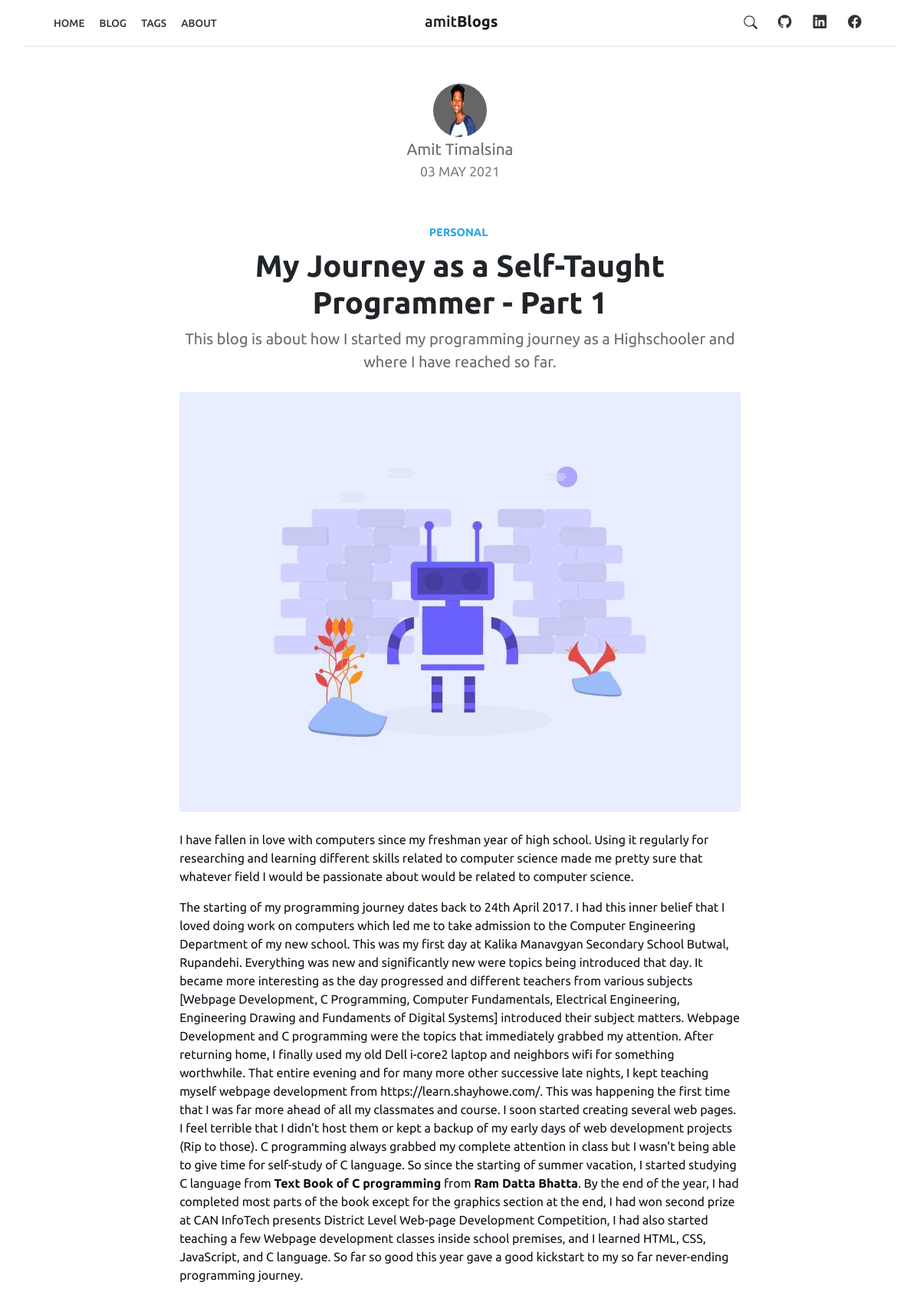
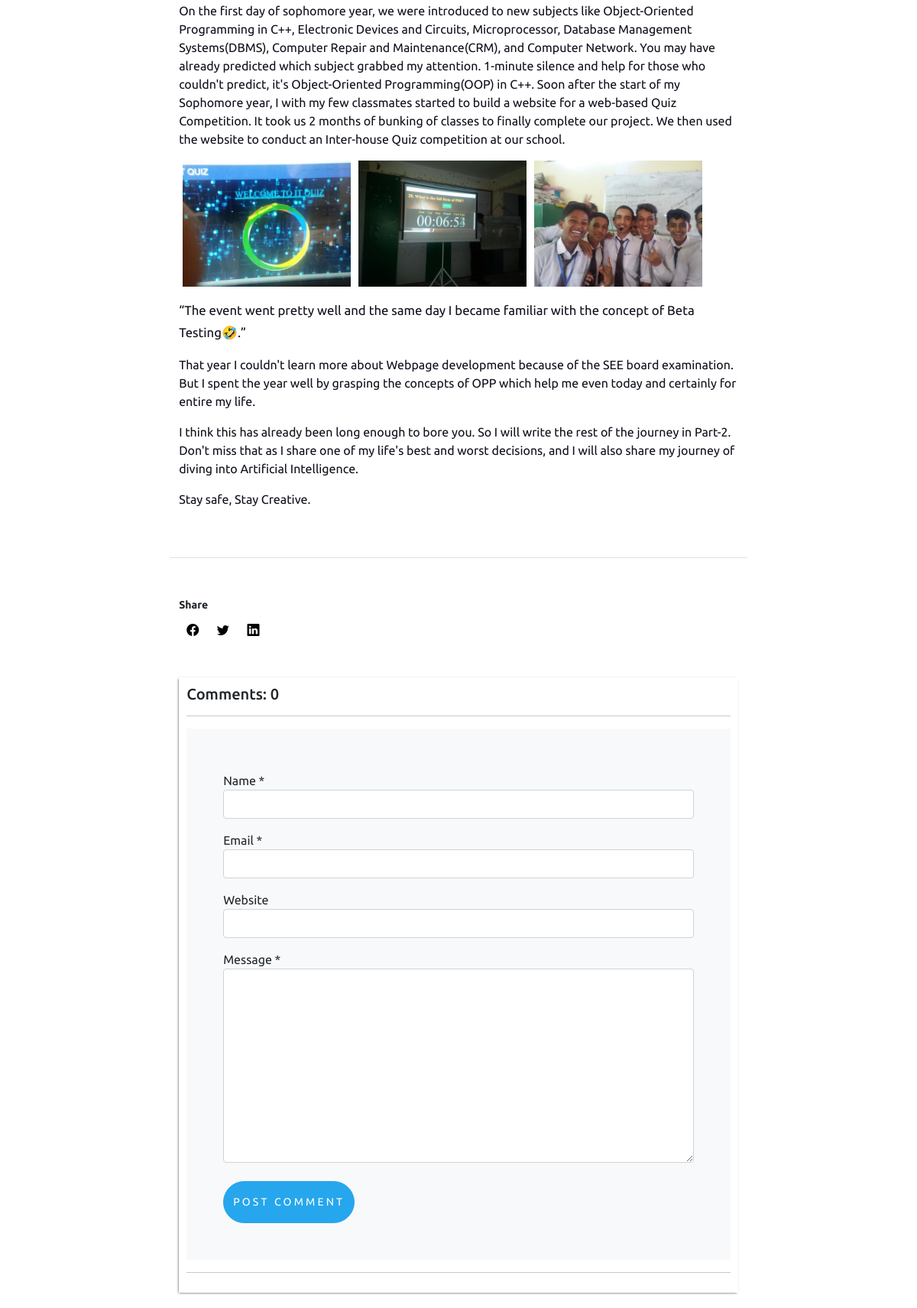
The page /blog/my-journey-as-self-taught-programmer (upper part) on the database its author committed (2 pictures, top to bottom).
### blog/models.py (models this page shows, shortened)
class Post(models.Model):
    author = models.ForeignKey(User, on_delete=models.CASCADE, related_name='posts')
    headline = models.CharField(max_length=200)
    sub_headline = models.CharField(max_length=200, null=True, blank=True)
    thumbnail = models.ImageField(null=True, blank=True, upload_to='images', default='/images/placeholder.png')
    body = RichTextUploadingField(null=True, blank=True)
    created = models.DateTimeField(auto_now_add=True)
    active = models.BooleanField(default=False)
    featured = models.BooleanField(default=False)
    trending = models.BooleanField(default=False)
    latest = models.BooleanField(default=False)
    tags = models.ManyToManyField(Tag, null=True, blank=True)
    slug = models.SlugField(null=True, blank=True)
    class Meta:
        ordering = ['-created']

class Tag(models.Model):
    name = models.CharField(max_length=200)
    slug = models.SlugField(null=True, blank=True)
    class Meta:
        ordering = ['name']
    def __str__(self):
        return self.name

### blog/views.py (the view, shortened to what this page needs)
# urls.py: path('blog/<slug:slug>', post, name='post'),
def post(request, slug):
    post = Post.objects.get(slug=slug)
    related_posts = []
    for tag in post.tags.all():
        related_post = Post.objects.filter(tags__name = tag)
        related_posts.append(related_post)
    context = {'post': post, 'related_posts': related_posts}
    return render(request, 'blog/post.html', context)

### blog/templates/blog/post.html (shortened to what this page needs)
{% extends 'blog/main.html' %}
{% load static %}
{% load readtime %}
{% block content %}
<div class="section post-section py-5">
    <div class="container">
        <div class="row justify-content-center">
            <div class="col-12 col-sm-8">
                <div class="text-center">
                    <img src="{% static 'images/Amit.jpg' %}" alt="Image" class="author-pic img-fluid rounded-circle mx-auto">
                </div>
                <span class="d-block text-center" style="font-size: 1.3rem; color: rgb(105, 105, 105);">{{ post.author.get_full_name }}</span>
                <span class="date d-block text-center small text-uppercase text-black-50 mb-5 fs-5">{{ post.created|date:"d M Y" }}</span>
                <div class="text-center">
                    <ul class="navbar-nav flex-row d-none d-md-flex justify-content-center">
                        {% for tag in post.tags.all %}
                        {% if forloop.last %}
                        <li class="nav-item me-3 me-lg-1">
                            <a class="tag nav-link" style="font-size: 0.9rem; font-weight: 700;" target="_blank" href="{% url 'tag' tag.slug %}">
                                <span>{{ tag }}</span>
                            </a>
                        </li>
                        {% endif %}
                        {% endfor %}
                    </ul>
                </div>
                <h2 class="heading text-center">{{post.headline}}</h2>
                <p class="text-center mb-4" style="font-size: 1.25rem; font-weight: 400; color: rgb(105, 105, 105);">{{post.sub_headline}}</p>
                <img src="{{ post.thumbnail.url }}" alt="Image" class="img-fluid rounded mb-4">
                <div class="row">{{ post.body|safe }}</div>
                <div class="row mt-5 pt-5 border-top">
                    <div class="col-12">
                        <span class="fw-bold text-black small mb-1">Share</span>
                        <ul class="social list-unstyled">
                            <li><a href="#"><i class="bi bi-facebook"></i></a></li>
                            <li><a href="#"><i class="bi bi-twitter"></i></a></li>
                            <li><a href="#"><i class="bi bi-linkedin"></i></a></li>
                        </ul>
                    </div>
                </div>
                <div class="comments-wrapper">
                    <h5>Comments: {{post.postcomment_set.all.count}}</h5>
                    <hr>
                    <form action="" method="POST" class="p-5 bg-light">
                        <div class="form-group py-2">
                            <label for="name">Name *</label>
                            <input type="text" class="form-control" name="name" required>
                        </div>
                        <div class="form-group py-2">
                            <label for="email">Email *</label>
                            <input type="email" class="form-control" name="email" required>
                        </div>
                        <div class="form-group py-2">
                            <label for="website">Website</label>
                            <input type="url" class="form-control" name="website">
                        </div>
                        <div class="form-group py-2">
                            <label for="message">Message *</label>
                            <textarea name="comment" cols="30" rows="10" class="form-control" required></textarea>
                        </div>
                        <div class="form-group mt-3">
                            <input type="submit" value="Post Comment" class="btn btn-primary rounded-pill py-3" style="background-color: rgb(38, 166, 237); border-color: rgb(38, 166, 237); font-size: 14px; letter-spacing: 0.2rem; text-transform: uppercase;">
                        </div>
                    </form>
                    <hr>
                </div>
            </div>
        </div>
    </div>
</div>
{% endblock content %}

### blog/templates/blog/post.html (style rules this page uses)
.comments-wrapper { margin-top: 50px; padding: 10px; border: 1px solid var(--borderColor); -webkit-box-shadow: -1px 1px 3px -1px rgba(0,0,0,0.75); -moz-box-shadow: -1px 1px 3px -1px rgba(0,0,0,0.75); box-shadow: -1px 1px 3px -1px rgba(0,0,0,0.75); }

### rows shown on the page
Post: author.get_full_name "Amit Timalsina", created "03 MAY 2021", headline "My Journey as a Self-Taught Programmer - Part 1", sub_headline "This blog is about how I started my programming journey as a Highschooler and where I have reached so far.", thumbnail (picture), body "I have fallen in love with computers since my freshman year of high school. Using it regularly for researching and learning different skills related to computer science made me pretty sure that whatever field I would be passionate about would be related to computer science. The starting of my programming journey dates back to 24th April 2017. I had this inner belief that I loved doing work on computers which led me to take admission to the Computer Engineering Department of my new school. This was my first day at Kalika Manavgyan Secondary School Butwal, Rupandehi. Everything was new and significantly new were topics being introduced that day. It became more interesting as the day…", body (picture), postcomment_set.all.count "0"
Tag: name "PERSONAL"
